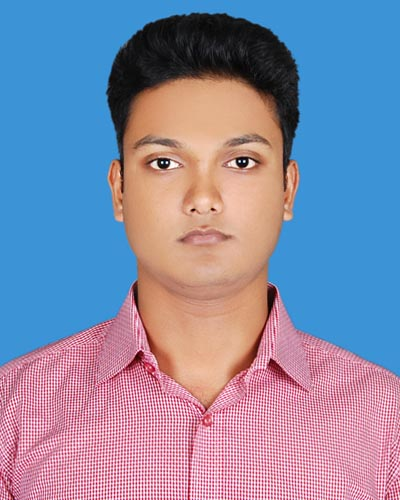
%> input picture Adnan.jpg, 400 x 500 px
$ octave divide4part.m   (GNU Octave 9; MATLAB toolbox functions it lacks are replaced by stand-ins)
%> lines starting %> are read from the running program, lines starting %| are printed output that depends on the picture

I = imread('Adnan.JPG');
%> I is the input picture: size 500x400x3 uint8; mean R, G, B 136.2, 139, 167.5
I1=I(1:size(I,1)/2,1:size(I,2)/2,:);
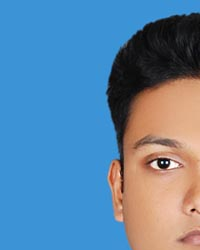
%> I1: size 250x200x3 uint8; mean R, G, B 93.2, 132.4, 165.5
I2=I(size(I,1)/2+1:size(I,1),1:size(I,2)/2,:);
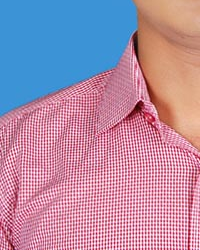
%> I2: size 250x200x3 uint8; mean R, G, B 176, 142.1, 167.9
I3=I(1:size(I,1)/2,size(I,2)/2+1:size(I,2),:);
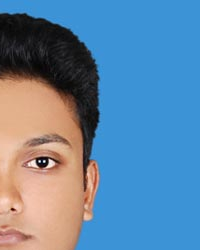
%> I3: size 250x200x3 uint8; mean R, G, B 97.8, 133.1, 163.6
I4=I(size(I,1)/2+1:size(I,1),size(I,2)/2+1:size(I,2),:);
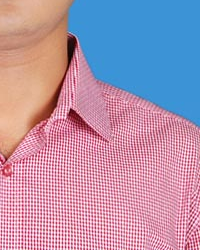
%> I4: size 250x200x3 uint8; mean R, G, B 177.9, 148.3, 172.9

subplot(2,2,1),imshow(I1),title('1,1')
subplot(2,2,2),imshow(I3),title('1,2')
subplot(2,2,3),imshow(I2),title('2,1')
subplot(2,2,4),imshow(I4),title('2,2')

$ run again, with a.JPG copied over Adnan.jpg
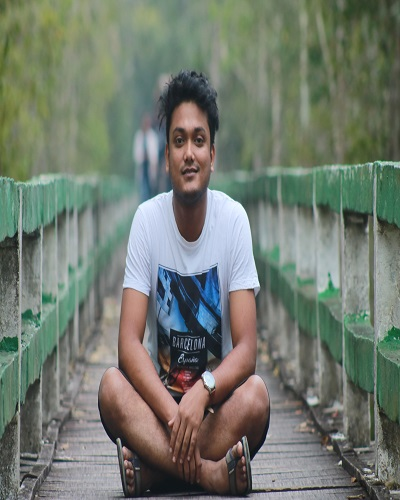
%> input picture a.JPG, 400 x 500 px
%> I is the input picture: size 500x400x3 uint8; mean R, G, B 114.1, 122, 110.9
%> `I3=I(1:size(I,1)/2,size(I,2)/2+1:size(I,2),:);`:
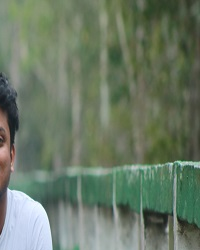
%> I3: size 250x200x3 uint8; mean R, G, B 106.6, 121.1, 102.2
%> `I4=I(size(I,1)/2+1:size(I,1),size(I,2)/2+1:size(I,2),:);`:
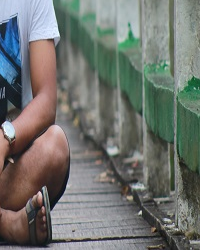
%> I4: size 250x200x3 uint8; mean R, G, B 112.2, 115.7, 111.1

$ run again, with i1.jpg copied over Adnan.jpg
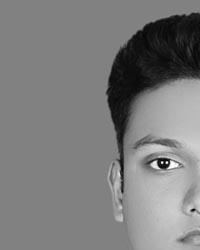
%> input picture i1.jpg, 200 x 250 px
%> I is the input picture: size 250x200 uint8; min 0, max 255, mean 124.6
%> I1: size 125x100 uint8; every value is 129
%> `I3=I(1:size(I,1)/2,size(I,2)/2+1:size(I,2),:);`:
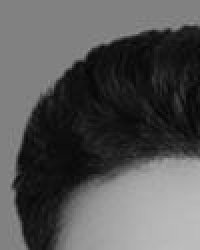
%> I3: size 125x100 uint8 (shown 2 times larger); min 4, max 188, mean 85.3
%> `I4=I(size(I,1)/2+1:size(I,1),size(I,2)/2+1:size(I,2),:);`:
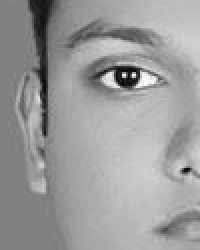
%> I4: size 125x100 uint8 (shown 2 times larger); min 0, max 255, mean 155.2
